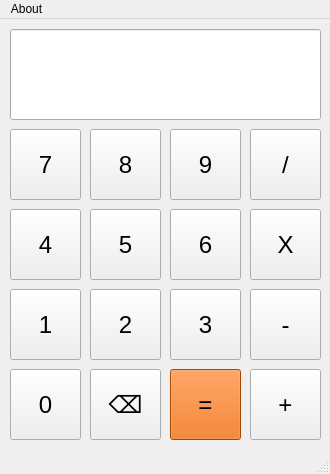
<?xml version="1.0" encoding="UTF-8"?>
<ui version="4.0">
 <class>CalcWindow</class>
 <widget class="QMainWindow" name="CalcWindow">
  <property name="geometry">
   <rect>
    <x>0</x>
    <y>0</y>
    <width>330</width>
    <height>474</height>
   </rect>
  </property>
  <property name="minimumSize">
   <size>
    <width>330</width>
    <height>474</height>
   </size>
  </property>
  <property name="maximumSize">
   <size>
    <width>330</width>
    <height>474</height>
   </size>
  </property>
  <property name="windowTitle">
   <string>Calculator</string>
  </property>
  <property name="windowIcon">
   <iconset resource="Resources.qrc">
    <normaloff>:/Main/img/calculator.png</normaloff>:/Main/img/calculator.png</iconset>
  </property>
  <widget class="QWidget" name="centralwidget">
   <widget class="QPushButton" name="b7">
    <property name="geometry">
     <rect>
      <x>10</x>
      <y>110</y>
      <width>71</width>
      <height>71</height>
     </rect>
    </property>
    <property name="font">
     <font>
      <pointsize>18</pointsize>
     </font>
    </property>
    <property name="text">
     <string>7</string>
    </property>
   </widget>
   <widget class="QPushButton" name="b8">
    <property name="geometry">
     <rect>
      <x>90</x>
      <y>110</y>
      <width>71</width>
      <height>71</height>
     </rect>
    </property>
    <property name="font">
     <font>
      <pointsize>18</pointsize>
     </font>
    </property>
    <property name="text">
     <string>8</string>
    </property>
   </widget>
   <widget class="QPushButton" name="b9">
    <property name="geometry">
     <rect>
      <x>170</x>
      <y>110</y>
      <width>71</width>
      <height>71</height>
     </rect>
    </property>
    <property name="font">
     <font>
      <pointsize>18</pointsize>
     </font>
    </property>
    <property name="text">
     <string>9</string>
    </property>
   </widget>
   <widget class="QPushButton" name="b4">
    <property name="geometry">
     <rect>
      <x>10</x>
      <y>190</y>
      <width>71</width>
      <height>71</height>
     </rect>
    </property>
    <property name="font">
     <font>
      <pointsize>18</pointsize>
     </font>
    </property>
    <property name="text">
     <string>4</string>
    </property>
   </widget>
   <widget class="QPushButton" name="b5">
    <property name="geometry">
     <rect>
      <x>90</x>
      <y>190</y>
      <width>71</width>
      <height>71</height>
     </rect>
    </property>
    <property name="font">
     <font>
      <pointsize>18</pointsize>
     </font>
    </property>
    <property name="text">
     <string>5</string>
    </property>
   </widget>
   <widget class="QPushButton" name="b6">
    <property name="geometry">
     <rect>
      <x>170</x>
      <y>190</y>
      <width>71</width>
      <height>71</height>
     </rect>
    </property>
    <property name="font">
     <font>
      <pointsize>18</pointsize>
     </font>
    </property>
    <property name="text">
     <string>6</string>
    </property>
   </widget>
   <widget class="QPushButton" name="b1">
    <property name="geometry">
     <rect>
      <x>10</x>
      <y>270</y>
      <width>71</width>
      <height>71</height>
     </rect>
    </property>
    <property name="font">
     <font>
      <pointsize>18</pointsize>
     </font>
    </property>
    <property name="text">
     <string>1</string>
    </property>
   </widget>
   <widget class="QPushButton" name="b2">
    <property name="geometry">
     <rect>
      <x>90</x>
      <y>270</y>
      <width>71</width>
      <height>71</height>
     </rect>
    </property>
    <property name="font">
     <font>
      <pointsize>18</pointsize>
     </font>
    </property>
    <property name="text">
     <string>2</string>
    </property>
   </widget>
   <widget class="QPushButton" name="b3">
    <property name="geometry">
     <rect>
      <x>170</x>
      <y>270</y>
      <width>71</width>
      <height>71</height>
     </rect>
    </property>
    <property name="font">
     <font>
      <pointsize>18</pointsize>
     </font>
    </property>
    <property name="text">
     <string>3</string>
    </property>
   </widget>
   <widget class="QPushButton" name="bDiv">
    <property name="geometry">
     <rect>
      <x>250</x>
      <y>110</y>
      <width>71</width>
      <height>71</height>
     </rect>
    </property>
    <property name="font">
     <font>
      <pointsize>18</pointsize>
     </font>
    </property>
    <property name="text">
     <string>/</string>
    </property>
   </widget>
   <widget class="QPushButton" name="bMul">
    <property name="geometry">
     <rect>
      <x>250</x>
      <y>190</y>
      <width>71</width>
      <height>71</height>
     </rect>
    </property>
    <property name="font">
     <font>
      <pointsize>18</pointsize>
     </font>
    </property>
    <property name="text">
     <string>X</string>
    </property>
   </widget>
   <widget class="QPushButton" name="bRes">
    <property name="geometry">
     <rect>
      <x>250</x>
      <y>270</y>
      <width>71</width>
      <height>71</height>
     </rect>
    </property>
    <property name="font">
     <font>
      <pointsize>18</pointsize>
     </font>
    </property>
    <property name="text">
     <string>-</string>
    </property>
   </widget>
   <widget class="QPushButton" name="bSum">
    <property name="geometry">
     <rect>
      <x>250</x>
      <y>350</y>
      <width>71</width>
      <height>71</height>
     </rect>
    </property>
    <property name="font">
     <font>
      <pointsize>18</pointsize>
     </font>
    </property>
    <property name="text">
     <string>+</string>
    </property>
   </widget>
   <widget class="QPushButton" name="b0">
    <property name="geometry">
     <rect>
      <x>10</x>
      <y>350</y>
      <width>71</width>
      <height>71</height>
     </rect>
    </property>
    <property name="font">
     <font>
      <pointsize>18</pointsize>
     </font>
    </property>
    <property name="text">
     <string>0</string>
    </property>
   </widget>
   <widget class="QPushButton" name="bIgu">
    <property name="geometry">
     <rect>
      <x>170</x>
      <y>350</y>
      <width>71</width>
      <height>71</height>
     </rect>
    </property>
    <property name="font">
     <font>
      <pointsize>18</pointsize>
     </font>
    </property>
    <property name="styleSheet">
     <string notr="true">background-color: #e66100;</string>
    </property>
    <property name="text">
     <string>=</string>
    </property>
   </widget>
   <widget class="QPushButton" name="bBor">
    <property name="geometry">
     <rect>
      <x>90</x>
      <y>350</y>
      <width>71</width>
      <height>71</height>
     </rect>
    </property>
    <property name="font">
     <font>
      <pointsize>18</pointsize>
     </font>
    </property>
    <property name="text">
     <string>⌫</string>
    </property>
   </widget>
   <widget class="QLineEdit" name="output">
    <property name="enabled">
     <bool>true</bool>
    </property>
    <property name="geometry">
     <rect>
      <x>10</x>
      <y>10</y>
      <width>311</width>
      <height>91</height>
     </rect>
    </property>
    <property name="font">
     <font>
      <pointsize>32</pointsize>
     </font>
    </property>
   </widget>
  </widget>
  <widget class="QMenuBar" name="menubar">
   <property name="geometry">
    <rect>
     <x>0</x>
     <y>0</y>
     <width>330</width>
     <height>23</height>
    </rect>
   </property>
   <widget class="QMenu" name="menuAbout">
    <property name="geometry">
     <rect>
      <x>478</x>
      <y>310</y>
      <width>146</width>
      <height>72</height>
     </rect>
    </property>
    <property name="sizePolicy">
     <sizepolicy hsizetype="Fixed" vsizetype="Fixed">
      <horstretch>0</horstretch>
      <verstretch>0</verstretch>
     </sizepolicy>
    </property>
    <property name="title">
     <string>About</string>
    </property>
    <addaction name="actionAbout"/>
   </widget>
   <addaction name="menuAbout"/>
  </widget>
  <widget class="QStatusBar" name="statusbar"/>
  <action name="actionAbout">
   <property name="text">
    <string>About</string>
   </property>
  </action>
 </widget>
 <resources>
  <include location="Resources.qrc"/>
 </resources>
 <connections/>
</ui>
